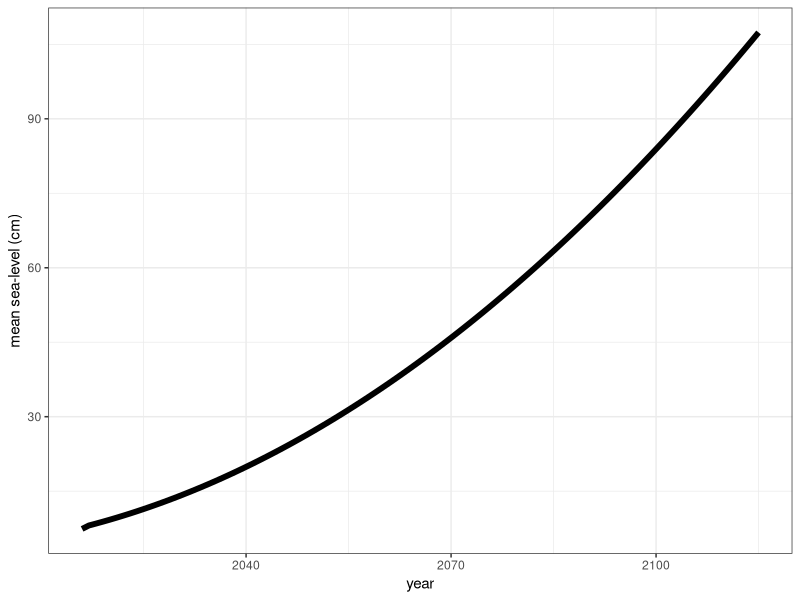
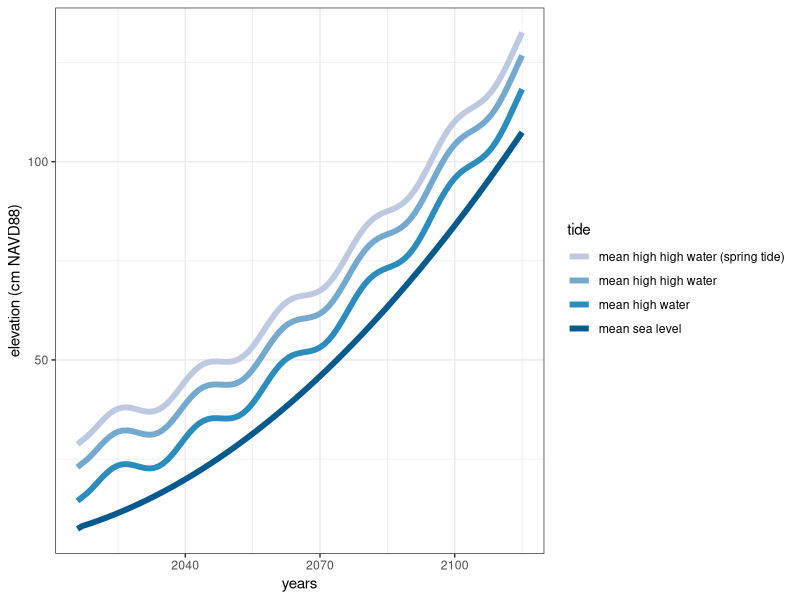
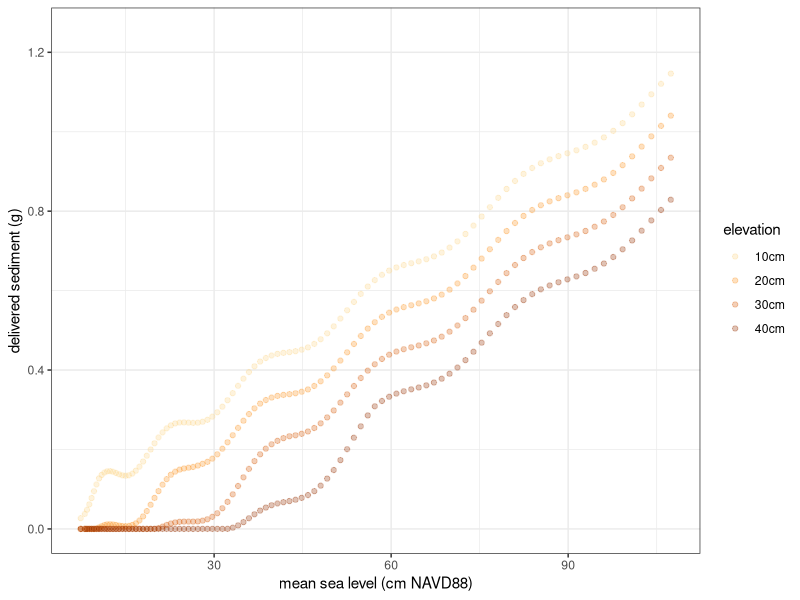
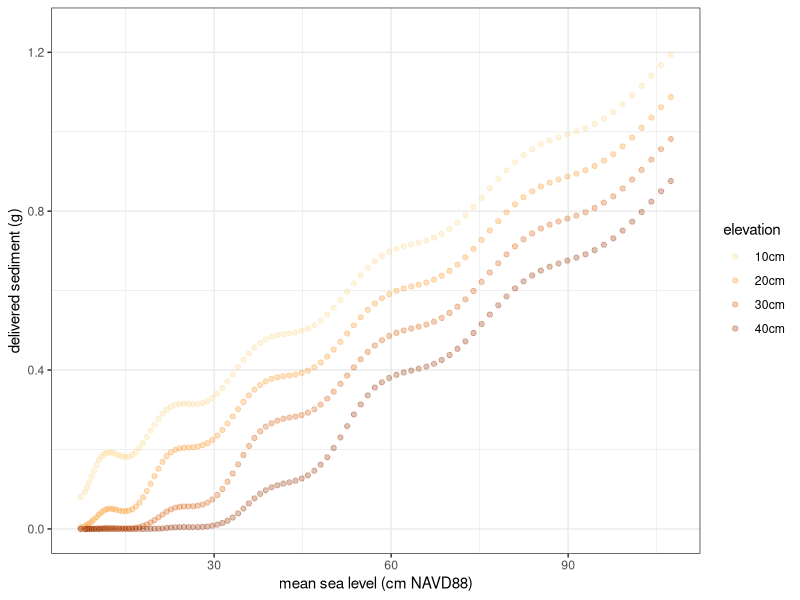
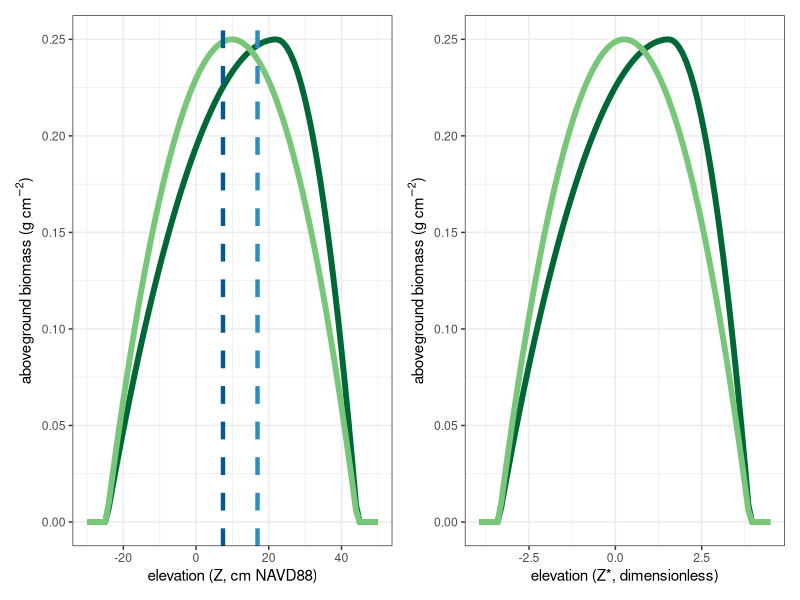

These charts were generated, in order, by the following R code:
## ---- chunk 1
knitr::opts_chunk$set(echo = TRUE)
library(tidyverse); library(patchwork)
theme_set(theme_bw())
## ---- chunk 2
# Helpful links
# https://ulyngs.github.io/oxforddown/cites-and-refs.html
#
## ---- chunk 3
buildScenarioCurve <- function(startYear, endYear, meanSeaLevel, 
                               relSeaLevelRiseInit, relSeaLevelRiseTotal, 
                               suspendedSediment) {
  
  # Create a sequence of the years of the simulation
  years <- startYear:endYear
  # Calculate the total number of years of the simulation
  nYearsOfSim <- length(years) 
  
  # Create an empty dataframe to hold values of mean sea-level and suspended
  # sediment concentration
  scenario <- data.frame(index = 1:nYearsOfSim, years = years,
                         meanSeaLevel = rep(NA, nYearsOfSim),
                         suspendedSediment = rep(NA, nYearsOfSim))
  
  ## Build the mean sea level scenario
  # If the input only specifies an initial mean sea level at time = 0 ... 
  if (length(meanSeaLevel) == 1) {
    # ... create a sea-level rise scenario based on total sea-level rise and
    # initial relative sea-level rise rate 
    scenario$meanSeaLevel[1] <- meanSeaLevel
    B <- (relSeaLevelRiseTotal/nYearsOfSim-relSeaLevelRiseInit)/(nYearsOfSim-1)
    A <- relSeaLevelRiseInit - B
    # Calculate the mean sea-level for each year of the simulation given A and B
    scenario$meanSeaLevel[2:nYearsOfSim] <- scenario$meanSeaLevel[1] +
      A*scenario$index[2:nYearsOfSim] + B*scenario$index[2:nYearsOfSim]^2
    # If the user enters in a vector of meanSeaLevel that is equal to the number
    # of years in the simulation.
  } else if (length(meanSeaLevel) == length(years)) {
    scenario$meanSeaLevel <- meanSeaLevel
  } else {
    stop("RSLR input is incorrect. Either enter a value at for 
         the beginning and ending of the scenario, or a vector
         of RSLR one for each year of the scenario.")
  }
  
  # Add suspended sediment concentration as either a single value...
  if (length(suspendedSediment) == 1) {
    # If suspendedSediment is a single value.
    scenario$suspendedSediment <- rep(suspendedSediment, nYearsOfSim)
    # ... or as a vector
  } else if (length(suspendedSediment) == nYearsOfSim) {
    # If suspendedSediment is a vector in equal length to the number of years of
    # the simulation.
    scenario$suspendedSediment <- suspendedSediment
  } else {
    stop("SSC input is incorrect. Either enter a single average value,
         or a vector equal in length to the number of years in the scenario.")
  }
  return(scenario)
}

## ---- chunk 4
## Example mean sea-level scenario
scenarioCurve <- buildScenarioCurve(startYear = 2016, endYear = 2115, 
                                    meanSeaLevel = 7.4,
                                    relSeaLevelRiseInit = 0.34, 
                                    relSeaLevelRiseTotal = 100,
                                    suspendedSediment = 3e-05)

# Plot tidal scenario
scenarioCurve %>% 
  ggplot(aes(x = years, y = meanSeaLevel)) + 
  geom_line(size = 2) +
  ylab("mean sea-level (cm)") + xlab("year")
## ---- chunk 5
predictLunarNodalCycle <- function(year, floodElv, meanSeaLevelDatum,
                                   meanSeaLevel, lunarNodalAmp) {
  # Build meanHighWater lines based on meanSeaLevel, long-term tidal range and lunar nodal amplitude
  meanHighWater <- meanSeaLevel + (floodElv-meanSeaLevelDatum) + (lunarNodalAmp * (sin(2*pi*(year-1983)/18.61)))
  return(meanHighWater)
}

buildHighTideScenario<-function(scenarioCurve, 
                                meanSeaLevelDatum=scenarioCurve$meanSeaLevel[1], 
                                meanHighWaterDatum, meanHighHighWaterDatum, 
                                meanHighHighWaterSpringDatum, lunarNodalAmp) {
  
  # In scenarioCurve object create a meanHighWater and add it to the scenario
  scenarioCurve$meanHighWater<-
    predictLunarNodalCycle(year =scenarioCurve$years,
                           meanSeaLevel= scenarioCurve$meanSeaLevel, 
                           meanSeaLevelDatum = meanSeaLevelDatum,
                           floodElv=meanHighWaterDatum, 
                           lunarNodalAmp=lunarNodalAmp)
  
  # If meanHighHighWater and meanHighHighWaterSpring are arguments add them to
  # the scenario table too
  if (!missing(meanHighHighWaterDatum)& !missing(meanHighHighWaterSpringDatum)){
    scenarioCurve$meanHighHighWater <- 
      predictLunarNodalCycle(year = scenarioCurve$years,
                             meanSeaLevel=scenarioCurve$meanSeaLevel,
                             meanSeaLevelDatum = meanSeaLevelDatum,
                             floodElv=meanHighHighWaterDatum,
                             lunarNodalAmp=lunarNodalAmp)
    
    scenarioCurve$meanHighHighWaterSpring <- 
      predictLunarNodalCycle(year = scenarioCurve$years,
      meanSeaLevel= scenarioCurve$meanSeaLevel,
      meanSeaLevelDatum = meanSeaLevelDatum,
      floodElv=meanHighHighWaterSpringDatum, 
      lunarNodalAmp=lunarNodalAmp)
  }
  return(scenarioCurve)
}
## ---- chunk 6
scenarioCurve <- buildHighTideScenario(scenarioCurve, meanSeaLevelDatum = 7.4,
                                       meanHighWaterDatum = 16.9, 
                                       meanHighHighWaterDatum = 25.4,
                                       meanHighHighWaterSpringDatum = 31.2,
                                       lunarNodalAmp = 2.5)

scenarioCurve %>% 
  select(years,
         `mean sea level` = meanSeaLevel,
         `mean high water` = meanHighWater,
         `mean high high water` = meanHighHighWater,
         `mean high high water (spring tide)` = meanHighHighWaterSpring) %>% 
  gather(key = tide, value = level,
         `mean sea level`:`mean high high water (spring tide)`) %>%
  mutate(tide = factor(tide, levels = c("mean high high water (spring tide)",
                                        "mean high high water",
                                        "mean high water",
                                        "mean sea level"))) %>% 
  ggplot(aes(x = years, y = level, group = tide, color = tide)) +
  geom_line(size = 2) +
  ylab("elevation (cm NAVD88)") +
  scale_color_manual(values = c("#bdc9e1", "#74a9cf", "#2b8cbe", "#045a8d"))
## ---- chunk 7
# First create function to calculate the available sediment
  availableSediment <- function(floodPct, suspendedSediment, 
                                settlingVelocity, capturedSediment=1) {
  
  # if the sediment column IS NOT able to clear... 
  availableSSC <- 
    ifelse(floodPct < 1/settlingVelocity, 
    # available suspendedSediment is total possible capture 
    suspendedSediment * floodPct/(1/settlingVelocity) * capturedSediment, 
    # if the sediment column IS able to clear
    suspendedSediment * capturedSediment)
  
  return(availableSSC)
  }

# Then create a function to calculate flood time from datum if flood time is
# calculated linearly
floodTimeLinear <- function(z, datumHigh, datumLow, tidalCycleLength = 1) {
  floodFract <- ifelse(z >= datumHigh, 0, 
                       ifelse(z <= datumLow, 1, 
                              (datumHigh-z)/(datumHigh-datumLow)))
  floodTime <- floodFract * tidalCycleLength
  return(floodTime)
}

# Second function if flood time is calculated trigonometrically
floodTimeTrig <- function(z, datumHigh, datumLow, tidalCycleLength = 1) {
  
  # If elevation is above the tidal range indation time is 0
  datumHigh <- ifelse(z>=datumHigh, z, datumHigh)
  
  # If elevation is below inundation time is a full tidal cycle
  datumLow <- ifelse(z<=datumLow, z, datumLow)
  
  # Rising time over cell = 6.21 (A/pi - 1) where A = 2* pi - cos-1 [2 (height
  # of cell – meanLowWater) / (meanHighWater – meanLowWater) - 1] radians
  A1 <- 2 * pi - acos(2 * (z-datumLow) / (datumHigh-datumLow) - 1)
  risingTime <- tidalCycleLength/2 * (A1/pi - 1)
  
  # Falling time over cell = 6.21 (A/pi - 1) where A = 2* - cos-1 [2 (height of
  # cell – meanHighWater) / (meanLowWater – meanHighWater) - 1] radians
  A2 <- 2 * pi - acos(2 * (z-datumHigh) / (datumLow-datumHigh) - 1)
  fallingTime <- tidalCycleLength/2 * (A2/pi - 1)
  
  # If between inundation time = abs (time rising - 6.21) + time falling
  inundationTime <- abs(risingTime - tidalCycleLength/2) + fallingTime
  
  return(inundationTime)
}


deliverSediment <- function(z, suspendedSediment, nFloods = 705.79,
                            meanSeaLevel, meanHighWater, meanHighHighWater=NA,
                            meanHighHighWaterSpring=NA,
                            meanLowWater=meanSeaLevel-meanHighWater, 
                            meanLowLowWater=meanSeaLevel-meanHighHighWater, 
                            meanLowLowWaterSpring=
                              meanSeaLevel-meanHighHighWaterSpring,
                            captureRate,
                            floodTime.fn) {


  # If all three tidal datums are present
  if (all(!is.na(c(meanHighWater,meanHighHighWater,meanHighHighWaterSpring)))) {
    # Create a data frame operation so we can use tidy functions to speed up
    tidalCycles <- data.frame(datumHigh = c(meanHighWater, meanHighHighWater,
                                            meanHighHighWaterSpring), 
                              datumLow = c(meanLowWater, meanLowLowWater,
                                           meanLowLowWaterSpring),
                              nTides = c(0.5, 0.46497542, 0.03502458)) 
  } else if (all(! is.na(c(meanHighWater, meanHighHighWater)))) {
    # If only MHW and MHHW are present
    tidalCycles <- data.frame(datumHigh = c(meanHighWater, meanHighHighWater), 
                              datumLow = c(meanLowWater, meanLowLowWater),
                              nTides = c(0.5, 0.5)) 
  } else {
    # If only MHW is present
    tidalCycles <- data.frame(datumHigh = c(meanHighWater), 
                              datumLow = c(meanLowWater),
                              nTides = c(1)) 
  }
  
  # Convert fraction of tides to counts of tides based on input
  tidalCycles$nTides <- tidalCycles$nTides * nFloods
  
  tidalCycles <- tidalCycles %>%
    # Set tidal properties to 0 if surface is above tidal range in each case
    dplyr::mutate(nTides = ifelse(z>datumHigh, 0, nTides), # number of tides
                  # Tidal height relative to surface
                  tidalHeight = ifelse(z>datumHigh, 0, (datumHigh-z)*0.5), 
                  # Call flood time function.
                  floodTime = floodTime.fn(z=z, 
                              datumHigh=datumHigh, 
                              datumLow=datumLow),
                  # Calculate fraction of sediment captured
                        # if the sediment column IS NOT able to clear
                  fractionCaptured = ifelse(floodTime < 1/captureRate, 
                        # available suspendedSediment is total possible capture 
                                             captureRate*floodTime, 
                                      # if the sediment column IS able to clear
                                             1),
                  # Calculate available sediment as a cumulative block of water
                  availableSediment = suspendedSediment * nTides * tidalHeight,
                  # Calculated delivered sediment
                  deliveredSediment = availableSediment * fractionCaptured) 
  
  # Sum delivered sediment across tidal cycles
  totalDeliveredSediment <- sum(tidalCycles$deliveredSediment) 
  
  return(totalDeliveredSediment)
}
## ---- chunk 8
test_elevations <- c(10,20,30,40)

sediment_example <- matrix(NA, nrow = nrow(scenarioCurve), 
                            ncol = length(test_elevations))

for (i in 1:length(test_elevations)){
  for (j in 1:nrow(scenarioCurve)){
  sediment_example[j,i] <- 
  deliverSediment(z = test_elevations[i],
                  suspendedSediment = scenarioCurve$suspendedSediment[j],
                  meanSeaLevel = scenarioCurve$meanSeaLevel[j],
                  meanHighWater = scenarioCurve$meanHighWater[j],
                  meanHighHighWater = NA,
                  meanHighHighWaterSpring = NA,
                  captureRate = 2.8,
                  floodTime.fn = floodTimeLinear)
  }
}


sediment_example_tibble <- tibble(elevation = rep(paste(test_elevations, "cm", sep = ""),
                                                   each = nrow(sediment_example)),
                                   meanSeaLevel = rep(scenarioCurve$meanSeaLevel, 4),
                                   deliveredSediment = c(sediment_example[,1],
                                                         sediment_example[,2],
                                                         sediment_example[,3],
                                                         sediment_example[,4]))

sediment_example_tibble %>% 
  ggplot(aes(x = meanSeaLevel, y = deliveredSediment, color = elevation)) +
  geom_point(alpha = 0.3) +
  ylab("delivered sediment (g)") +
  xlab("mean sea level (cm NAVD88)") +
  ylim(0,1.25) +
  scale_color_manual(values = c("#fed98e", "#fe9929", "#d95f0e", "#993404"))
## ---- chunk 9
test_elevations <- c(10,20,30,40)

sediment_example2 <- matrix(NA, nrow = nrow(scenarioCurve), 
                            ncol = length(test_elevations))

for (i in 1:length(test_elevations)){
  for (j in 1:nrow(scenarioCurve)){
  sediment_example2[j,i] <- 
  deliverSediment(z = test_elevations[i],
                  suspendedSediment = scenarioCurve$suspendedSediment[j],
                  meanSeaLevel = scenarioCurve$meanSeaLevel[j],
                  meanHighWater = scenarioCurve$meanHighWater[j],
                  meanHighHighWater = scenarioCurve$meanHighHighWater[j],
                  meanHighHighWaterSpring = scenarioCurve$meanHighHighWaterSpring[j],
                  captureRate = 2.8,
                  floodTime.fn = floodTimeLinear)
  }
}

sediment_example2_tibble <- tibble(elevation = rep(paste(test_elevations, "cm", sep = ""),
                                                   each = nrow(sediment_example2)),
                                   meanSeaLevel = rep(scenarioCurve$meanSeaLevel, 4),
                                   deliveredSediment = c(sediment_example2[,1],
                                                         sediment_example2[,2],
                                                         sediment_example2[,3],
                                                         sediment_example2[,4]))

sediment_example2_tibble %>% 
  ggplot(aes(x = meanSeaLevel, y = deliveredSediment, color = elevation)) +
  geom_point(alpha = 0.3) +
  ylab("delivered sediment (g)") +
  xlab("mean sea level (cm NAVD88)") +
  ylim(0,1.25) +
  scale_color_manual(values = c("#fed98e", "#fe9929", "#d95f0e", "#993404"))
## ---- chunk 10
convertZToZstar <- function(z, meanHighWater, meanSeaLevel) { 
  (z-meanSeaLevel)/(meanHighWater-meanSeaLevel) 
}

predictBiomass <- function(z=0, bMax=2500, zVegMax=3, zVegMin=-1, zVegPeak=NA) {

  # Stop the function if there are invalid parameters
  if ( (bMax < 0) | # negative peak biomss
       # or elevations that don't make sense
       (zVegMax <= max(zVegMin, zVegPeak, na.rm=T)) |
       ((zVegMin >= min(zVegMax, zVegPeak, na.rm=T)))
       ) {
    stop("invalid biomass parameters")
  }
  
  # If there is no peak elevation for vegetation parabola is symmetric.
  if (is.na(zVegPeak)) { 
    
    # Elevation of the veg. peak is halfway between the min and max limits
    zVegPeak<-(zVegMax+zVegMin)/2
  
    # From bmax, min, and max elevation limits, solve for parameters of a parabola.
    a <- -((-zVegMin * bMax - zVegMax * bMax) /
             ((zVegMin - zVegPeak) * (-zVegMax + zVegPeak)))
    b <- -(bMax / ((zVegMin - zVegPeak) * (-zVegMax + zVegPeak)))
    c <- (zVegMin * zVegMax * bMax) /
      ((zVegMin - zVegPeak) * (zVegMax - zVegPeak))
    
    # Apply parabolic function to elevation to calulate above ground biomass.
    agb <- a*z + b*z^2 + c
  
  # If elevation of peak biomass is specified the curve can be more flexible ...
  } else {
    # ... but we need to split it into two curves.
    
    # For the curve applied on the 'upper end' create a new minimum elevation
    # mirroring  upper elevation limit accross the peak biomass elevation.
    zVegMin_up <- zVegPeak-((zVegMax-zVegPeak)) 
    
    # For the curve applied at the 'lower end', same. Create new maximum
    # elevation tolerance mirroring, lower elevation limit accros the peak
    # biomass elevation.
    zVegMax_low <-zVegPeak+((zVegPeak-zVegMin))
    
    # Solve for the parameters of the upper curve.
    a_up <- -((-zVegMin_up * bMax - zVegMax * bMax) / 
                ((zVegMin_up - zVegPeak) * (-zVegMax + zVegPeak)))
    b_up <- -(bMax / ((zVegMin_up - zVegPeak) * (-zVegMax + zVegPeak)))
    c_up <- (zVegMin_up * zVegMax * bMax) / 
      ((zVegMin_up - zVegPeak) * (zVegMax - zVegPeak))
    
    # Solve for the parametrs of the lower curve.
    a_low <- -((-zVegMin * bMax - zVegMax_low * bMax) / 
                 ((zVegMin - zVegPeak) * (-zVegMax_low + zVegPeak)))
    b_low <- -(bMax / ((zVegMin - zVegPeak) * (-zVegMax_low + zVegPeak)))
    c_low <- (zVegMin * zVegMax_low * bMax) / 
      ((zVegMin - zVegPeak) * (zVegMax_low - zVegPeak))
    
    # If elevation is above the specified peak biomass elevation, apply the
    # upper curve, if it's under apply the lower curve
    agb <- ifelse(z>zVegPeak, a_up*z + b_up*z^2 +
                    c_up, a_low*z + b_low*z^2 + c_low)
    
  }
  
  # Recast any negative values as 0, since biomass can't be negative.
  agb <- ifelse(agb>0,agb,0) 
  return(agb) # Return biomass as a function of elevation.
  
}
## ---- chunk 11
zVegMin <- -24.7
zVegMax <- 44.4
zVegPeak <- 22.1

zVegMin_Zstar <- convertZToZstar(zVegMin, meanHighWater = 16.9, meanSeaLevel = 7.4)
zVegMax_Zstar <- convertZToZstar(zVegMax, meanHighWater = 16.9, meanSeaLevel = 7.4)
zVegPeak_Zstar <- convertZToZstar(zVegPeak, meanHighWater = 16.9, meanSeaLevel = 7.4)

surfaceElev_Zstar <- convertZToZstar(z = 20, meanHighWater = 16.9, meanSeaLevel = 7.4)

Zstars_pred <- apply(matrix(-30:50), MARGIN = 2,FUN = convertZToZstar, meanHighWater = 16.9, meanSeaLevel = 7.4)

# Predict with asymmetrical parabola
biomass_asym <- predictBiomass(z = Zstars_pred, bMax = 0.25,
               zVegMin = zVegMin_Zstar,
               zVegMax = zVegMax_Zstar,
               zVegPeak = zVegPeak_Zstar)

# Predict with symmetrical parabola
biomass_sym <- predictBiomass(z = Zstars_pred, bMax = 0.25,
               zVegMin = zVegMin_Zstar,
               zVegMax = zVegMax_Zstar,
               zVegPeak = NA)

# Create tibble and make a plot
biomass_pred_plot <- tibble(z_pred = -30:50,
                            zstar_pred = Zstars_pred,
                            biomass_asym = biomass_asym,
                            biomass_sym = biomass_sym)


a <- biomass_pred_plot %>% 
  gather(key = sym, value = biomass, biomass_asym:biomass_sym) %>% 
  ggplot(aes(x = z_pred, y = biomass, group = sym, color = sym)) +
  geom_line(size = 2) +
   xlab("elevation (Z, cm NAVD88)") +
  ylab(expression(paste("aboveground biomass (g ", cm^-2, ")"))) +
  theme(legend.position = "none") +
  geom_vline(aes(xintercept = 16.9), linetype = "dashed", color = "#2b8cbe", size = 1.5)+
  geom_vline(aes(xintercept = 7.4), linetype = "dashed", color = "#045a8d", size = 1.5) +
  scale_color_manual(values = c("#006837", "#78c679"))

b <- biomass_pred_plot %>% 
  gather(key = sym, value = biomass, biomass_asym:biomass_sym) %>% 
  ggplot(aes(x = zstar_pred, y = biomass, group = sym, color = sym)) +
  geom_line(size = 2) +
  xlab("elevation (Z*, dimensionless)") +
  ylab(expression(paste("aboveground biomass (g ", cm^-2, ")"))) +
  theme(legend.position = "none")+
  scale_color_manual(values = c("#006837", "#78c679"))

a+b

## ---- chunk 12
addCohort <- function(massPools,
                      rootTurnover, rootOmFrac, omDecayRate, #decay paraemters
                      packing, #packing densities
                      mineralInput = NA,
                      mineralInput.fn = sedimentInputs, 
                      massLiveRoots.fn = massLiveRoots,
                      calculateDepthOfNonRootVolume.fn = calculateDepthOfNonRootVolume,
                      timeStep=1, ...){
  
  #Sanity check the inputs
  if(!all(c('age', 'fast_OM', 'slow_OM', 'mineral', 'layer_top', 'layer_bottom',
            'root_mass') %in% 
          names(massPools))){
    stop('Badly named massPools')
  }
  
  if(!all(c('organic', 'mineral') %in% names(packing))){
    stop('Can not find expected packing densities.')
  }
  
  if(!all(c('fast', 'slow') %in% names(rootOmFrac))){
    stop('Can not find expected root fraction splits.')
  }
  
  if(!all(c('fast', 'slow') %in% names(omDecayRate))){
    stop('Can not find expected organic matter decay rates.')
  }
  
  #copy over to an answer data frame
  ans <- massPools
  
  ans$age <- ans$age + timeStep #age the cohorts
  
  # Convert decay rates to decay coefficients (k) in case in the future we want
  ## to model decay at sub-annual time steps
  ## C_t = C0 * exp(kt)
  k_fast<-log(1-omDecayRate$fast)
  k_slow<-log(1-omDecayRate$slow)

  # track respiration
  
  ## total respired belowground OM = ((cumulative fast OM from previous time
  ## steps + fast OM from this time step) * fraction lost to decay) +
  ## ((sumulative slow pool OM from previous time steps + slow pool from this
  ## time step) * fraction lost to decay)
  
  ## Fraction slow pool lost to decay will be 0 the way the inputs to this
  ## function are set but this formulation sets us up to integrate slow pool
  ## organic matter decay in a future iteration.
  ans$respired_OM <- ((ans$fast_OM +
    (ans$root_mass * rootOmFrac$fast * rootTurnover * timeStep)) * 
    (1-exp(k_fast*timeStep))) +
    ((ans$slow_OM + 
       ans$root_mass * rootOmFrac$slow * rootTurnover * timeStep) *
    (1-exp(k_slow*timeStep)))
  
  #add and decay the organic matter # New fast pool OM = (cumulative fast OM
  #from previous time steps + new fast OM) * fraction remaining after decay
  ans$fast_OM <- (ans$fast_OM +
                  (ans$root_mass * rootOmFrac$fast * rootTurnover * timeStep)) * 
    exp(k_fast*timeStep)
  
  #New slow pool OM = (cumulative slow OM from previous time steps + new slow
  #OM) * fraction remaining after decay # Fraction remaining after decay will be
  #1 unless we add flexibiltiy in inputs upstream of this function in a future
  #version
  ans$slow_OM <- (ans$slow_OM + 
             ans$root_mass * rootOmFrac$slow * rootTurnover * timeStep) *
    exp(k_slow*timeStep)
             
  # Check to see if mineral input is a static value or a function
  if (is.na(mineralInput)) {
    mineralInput <- mineralInput.fn(...)
  }
  
  #if we are laying down a new cohort
  if(mineralInput > 0){
    if(!any(is.na(ans$age))){ #if there aren't any empty cohort slots
      bufferAns <- ans
      bufferAns[TRUE] <- NA
      ans <- rbind(bufferAns, ans) #double the number of slots
    }
    
    #Take the last empty cohort slot
    
    ##Note that by buffering the profile with empty cohort slots we do not need
    ##to copy over the ...entire data frame when adding a single cohort. This
    ##increases runtime when this function is ...embedided in interative runs.
    newCohortIndex <- max(which(is.na(ans$age)))
    
    #initalize the age and organic carbon pools to 0
    ans$age[newCohortIndex] <- 0
    ans$fast_OM[newCohortIndex] <- 0
    ans$slow_OM[newCohortIndex] <- 0

    ans$respired_OM[newCohortIndex] <- 0
    
    #lay down the new mineral inputs
    ans$mineral[newCohortIndex] <- mineralInput * timeStep
    
  }
  
  #calculate the volume of each cohort
  temp_Vol <- (ans$fast_OM + ans$slow_OM)/packing$organic +
    ans$mineral/packing$mineral
  #replace NA with 0 so we can calculate cumulative volume
  temp_Vol[is.na(temp_Vol)] <- 0 
  ans$cumCohortVol <- cumsum(temp_Vol)
  
  #calculate depth profile
  ans$layer_bottom <- calculateDepthOfNonRootVolume.fn(nonRootVolume =
                                                         ans$cumCohortVol,
                          massLiveRoots.fn=massLiveRoots.fn,
                          soilLength=1, soilWidth=1,
                          relTol = 1e-6,
                                              ...)
  ans$layer_top <- c(0, ans$layer_bottom[-length(ans$layer_bottom)])
  
  #recalculate the root mass
  ans$root_mass <- massLiveRoots.fn(layerBottom = ans$layer_bottom,
                                    layerTop = ans$layer_top, ...)
  
  return(ans)
}
